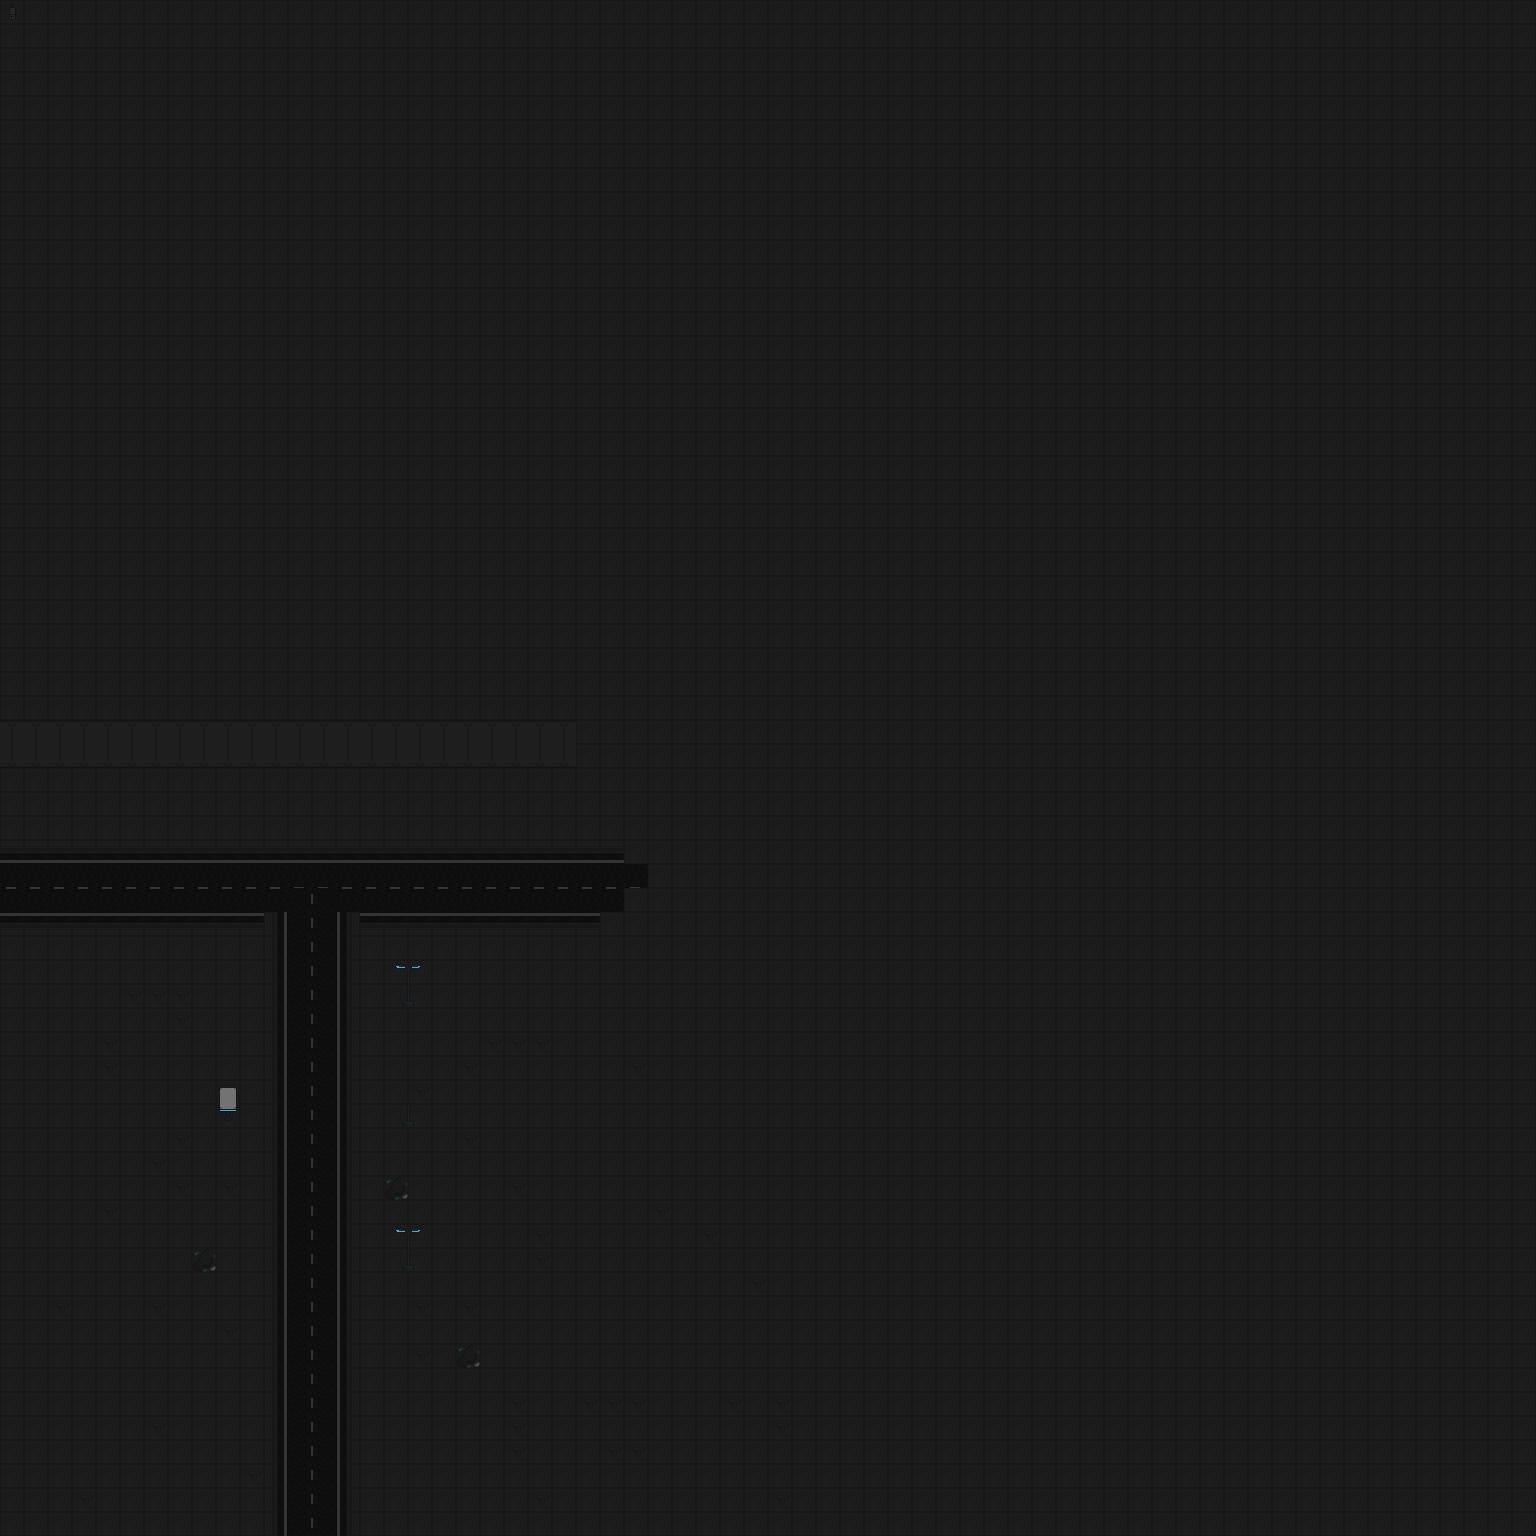

Below is a game level as drawn by its tile map, then a one-line description and the .tmx that defines it (tile-layer data replaced by summaries):
An orthogonal 64x64 tile map with 24x24 px tiles, 6 tile layers (Floors, Walls, UnderChar1, UnderChar2, ...).

<map version="1.0" tiledversion="1.1.6" orientation="orthogonal" renderorder="right-down" width="64" height="64" tilewidth="24" tileheight="24" infinite="0" nextobjectid="1">
 <tileset firstgid="1" source="DarkAlley.tsx" />
 <layer name="Floors" width="64" height="64">
  <data>[4096 cells, 4096 non-empty, 10 distinct tile ids]</data>
 </layer>
 <layer name="Walls" width="64" height="64">
  <data>[4096 cells, 48 non-empty, 2 distinct tile ids]</data>
 </layer>
 <layer name="UnderChar1" width="64" height="64">
  <data>[4096 cells, 11 non-empty, 5 distinct tile ids]</data>
 </layer>
 <layer name="UnderChar2" width="64" height="64">
  <data>[4096 cells, 0 non-empty, 0 distinct tile ids]</data>
 </layer>
 <layer name="OverChar1" width="64" height="64">
  <data>[4096 cells, 5 non-empty, 3 distinct tile ids]</data>
 </layer>
 <layer name="OverChar2" width="64" height="64">
  <data>[4096 cells, 0 non-empty, 0 distinct tile ids]</data>
 </layer>
</map>
